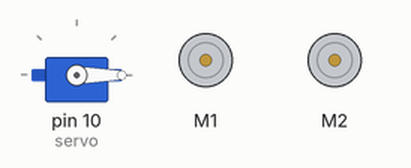
A sketch run on a simulated Arduino Uno, built with avr-gcc and run on an emulated ATmega328P. Parts: servo, 2 × DC motor (green arrow = forward, orange = backward, longer = faster).

Above: at 0.05 s.
At 0.85 s:
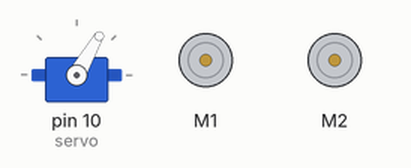
At 1.05 s:
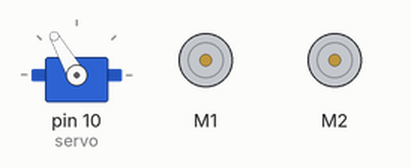
At 2.1 s:
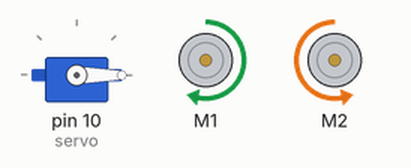
At 3.25 s:
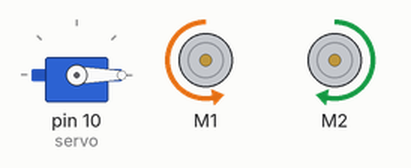
At 4.2 s:
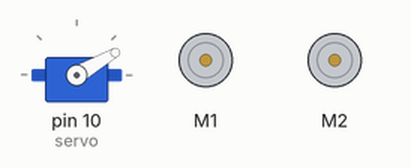
Timing chart, 0 to 5.5 s (numbered marks = the images above):
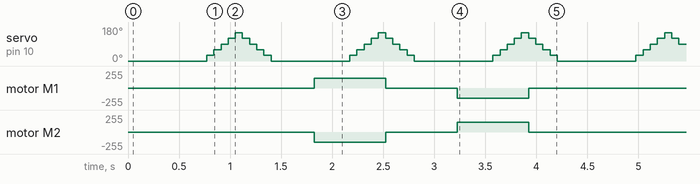

Measured:
- by itself, motor M1: repeats every 4.2 s: stopped 0.70 s, backward 150/255 0.70 s, stopped 2.1 s, forward 150/255 0.70 s
- by itself, motor M2: repeats every 4.2 s: stopped 0.70 s, forward 150/255 0.70 s, stopped 2.1 s, backward 150/255 0.70 s
- by itself, servo on pin 10 (servo): repeats every 1.4 s: 60° 0.07 s, 90° 0.07 s, 120° 0.07 s, 150° 0.07 s, 120° 0.07 s, 90° 0.07 s, 60° 0.07 s, 30° 0.07 s, 0° 0.77 s, 30° 0.07 s

The sketch:

guam.ino
```cpp
#include <AFMotor.h>
#include <Servo.h> =

AF_DCMotor motor1(1,MOTOR12_8KHZ);
AF_DCMotor motor2(2,MOTOR12_8KHZ);

Servo servo;


void setSpeed(int spd)
{
  motor1.setSpeed(spd);
  motor2.setSpeed(spd);
}

void stop()
{
  motor1.run(RELEASE);
  motor2.run(RELEASE);
}

void left()
{
  motor1.run(FORWARD);
  motor2.run(BACKWARD);
}

void right()
{
  motor2.run(FORWARD);
  motor1.run(BACKWARD);
}

void setup()
{
  servo.attach(10);
  stop();
  setSpeed(150);
}

void loop()
{
  int incr = - 30;
  int deg = 0;
  int loop_cnt = 0;
  while(true)
  {
    servo.write(deg);
    delay(70);
    if(abs(deg)>140)
    {
      incr = -incr;
      loop_cnt++;
      switch(loop_cnt%6)
      {
        case 0:
        case 1:
        case 2:
          stop();
          break;
        case 3:
          left();
          break;
        case 4:
          stop();
          break;
        case 5:
          right();
          break;
      }
    }
    deg = deg + incr;
  }
}
```
